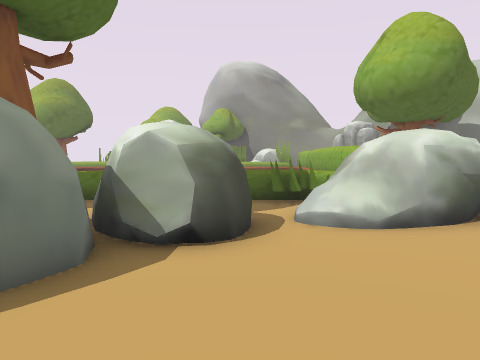
view 1 (above)

13 first-person views from a walk through a scene from a Unity 3-D project. The camera is 1.2 m above the floor, tilts 4° down and sees 70° across. The floor is counted in squares, 1 m on a side. Each view is taken from the middle of a square. On the plan, view 1 faces up. The plan holds only what a view shows up to about 14 squares ahead; the rest is blank. The place goes on beyond the plan.

view 2
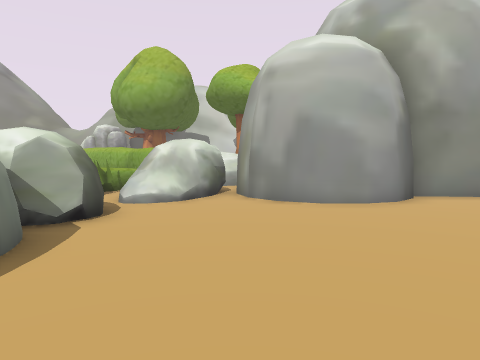

view 3
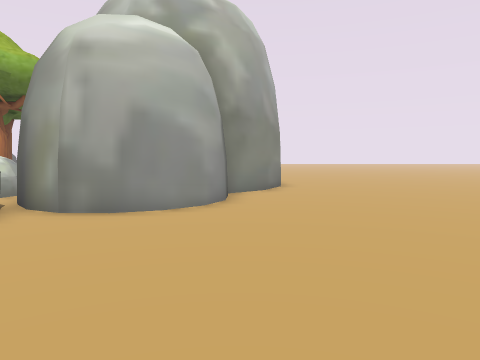

view 4
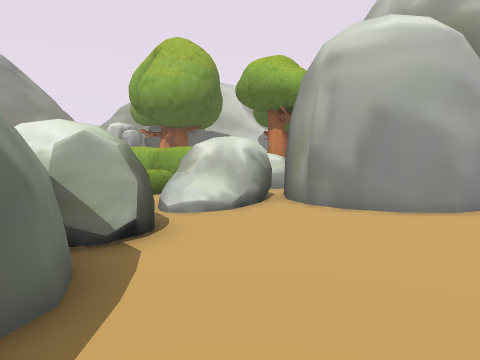

view 5
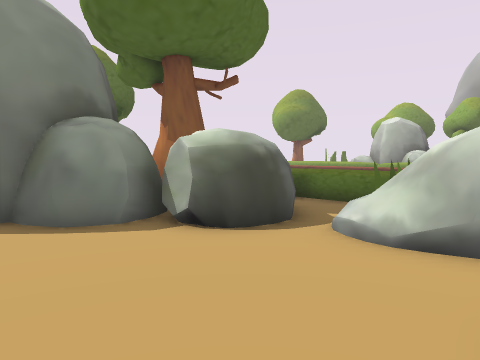

view 6
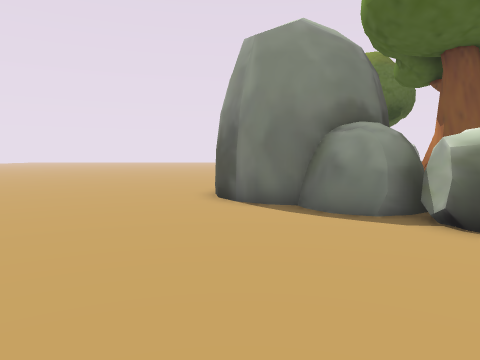

view 7
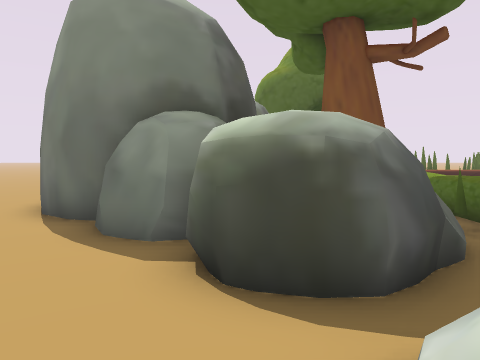

view 8
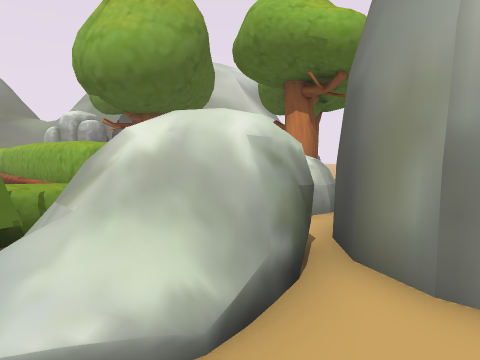

view 9
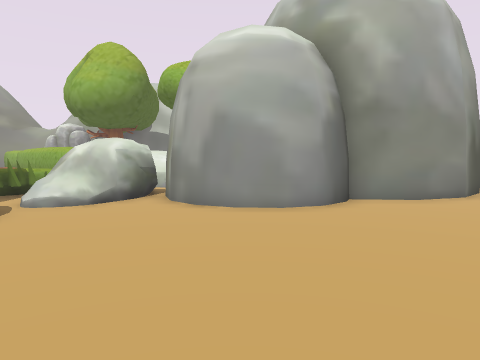

view 10
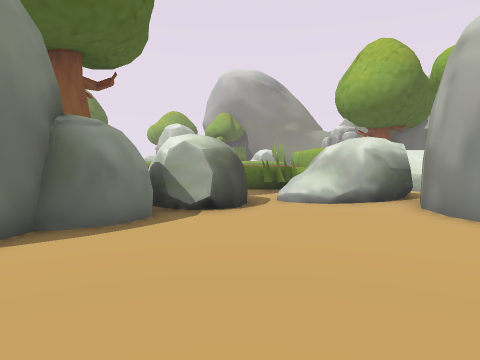

view 11
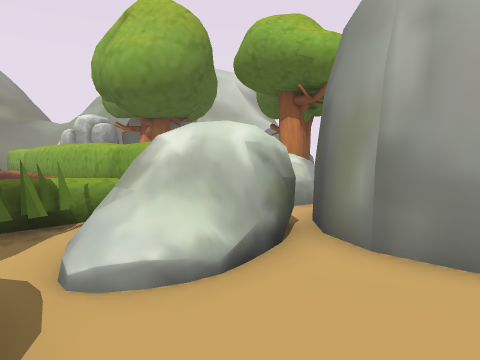

view 12
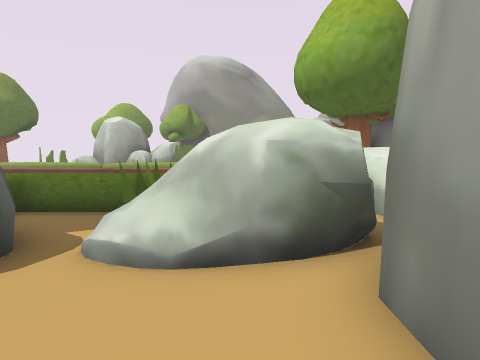

view 13
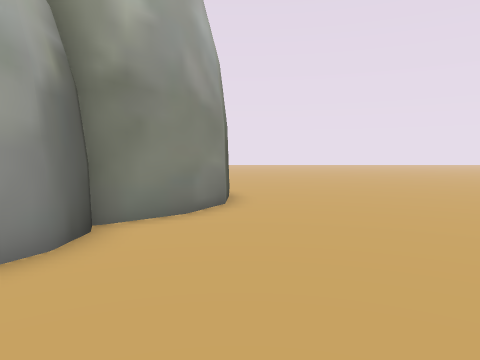

### Floor plan
Points are (right, up) in squares from view 1. A wall is a line through its corners. A room is listed if a view was taken in it or the views show most of it. See-through windows are left out.
Room 1 (views 1, 2, 3, 4, 5, 6, 7, 8, 9, 10, 11, 12, 13)
walls: (5.4, 1.8) (4.6, 2.7) (4.2, 3.8) (4.2, 4.8) (4.7, 5.8) (5.6, 6.6); (-2.3, 2.9) (-3, 2.6); (-2.4, 3) (-3.2, 2.7); (-1.9, 3.9) (-2.3, 2.8); (-2.8, 2.6) (-3.3, 2.5); (-2, 4.1) (-2.3, 3.3) (-3.2, 2.9) (-3.4, 1.7); (-2.8, 2.9) (-3.2, 2.8); (-2.4, 4.4) (-2.2, 3.9) (-2.6, 3.1); (9.1, 0.1) (7.8, 1.6) (7.4, 1.4) (6.4, 1.4) (5.3, 2); (2.1, 9) (1.5, 8.9)
low walls: (-2.1, 2.9) (-2.9, 2.6); (-2.3, 2.8) (-2.8, 2.6); (-1.9, 4.3) (-1.7, 3.7); (-2, 4.5) (-1.8, 4); (3.3, 9.3) (0.6, 9.3)
ways out: opening at (10, -2)
objects: rock (-3, 5) to (0, 8); rock (2, 6) to (5, 8)

Positions as (right, up) in squares from view 1, and headings:
1: (0, 0), facing up
2: (-3, -2), facing up-right
3: (-3, 1), facing right
4: (-3, 0), facing up-right
5: (4, 1), facing up-left
6: (5, 1), facing left
7: (3, 5), facing left
8: (1, 4), facing up-right
9: (-1, -3), facing up-right
10: (0, -3), facing up
11: (0, 3), facing up-right
12: (3, 2), facing up
13: (2, -1), facing right
